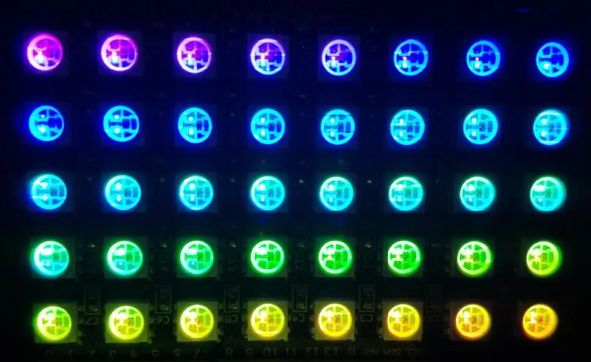
#> input picture RGB_Testpho_01.jpg, 591 x 362 px
$ jupyter execute Brightes_Point_001.ipynb
#> lines starting #> are read from the running program, lines starting #| are printed output that depends on the picture; after the words box and inside, x2 and y2 are one past the last pixel; in counts of white or black regions, pixels touching at a corner belong together
## Brightes point in the image

[cell 1]
import cv2
import numpy as np

# Bild laden
image = cv2.imread('RGB_Testpho_01.jpg')
#> image is the input picture: shape (362, 591, 3); mean B, G, R 69.5, 50, 24

# Bild in Graustufen umwandeln
gray = cv2.cvtColor(image, cv2.COLOR_BGR2GRAY)
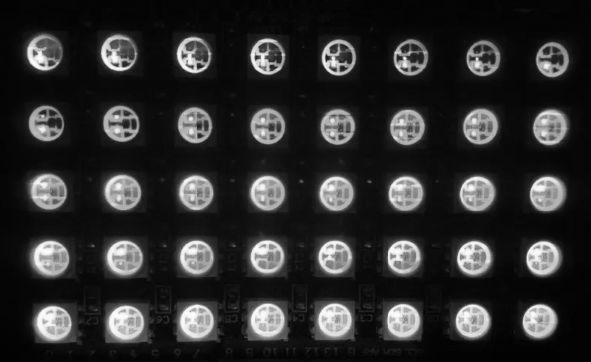
#> gray: shape (362, 591); min 0, max 254, mean 44.4

# Schwellenwert festlegen (zum Beispiel Werte von 200 bis 255)
min_brightness = 200
max_brightness = 255

# Maske erstellen, um die hellsten Punkte zu isolieren
_, mask = cv2.threshold(gray, min_brightness, max_brightness, cv2.THRESH_BINARY)
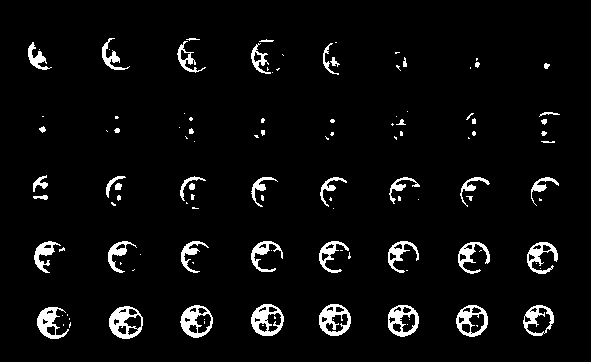
#> mask: shape (362, 591); 4.7% white; 117 white regions (69 under 20 px)

# Die Koordinaten der hellsten Punkte finden
coordinates = np.column_stack(np.where(mask == 255))
#> coordinates = 9977 pairs, first value 38 to 338, second value 28 to 559

# Bild anzeigen mit den markierten hellsten Punkten
for coord in coordinates:
    cv2.circle(image, (coord[1], coord[0]), 3, (0, 255, 0), -1)
#> this loop made 9977 passes
#> coord on passes 1 to 3: [38, 109], [38, 110], [38, 111]
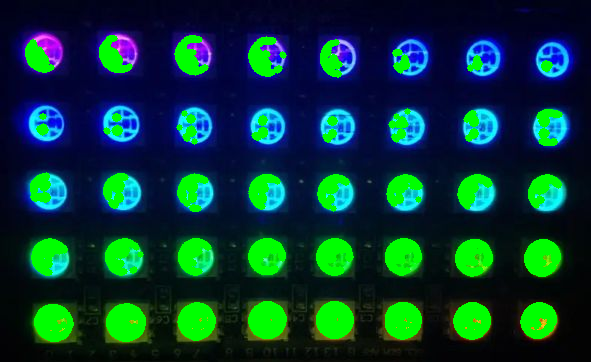
#> image: shape (362, 591, 3); 12.56% of pixels changed, all inside (x1, y1, x2, y2) = (25, 35, 563, 342)

cv2.imshow('Brightest Points', image)
cv2.waitKey(0)
cv2.destroyAllWindows()

[cell 2]
import cv2
import numpy as np

# Bild laden
image = cv2.imread('RGB_Testpho_01.jpg')

# Bild in Graustufen umwandeln
gray = cv2.cvtColor(image, cv2.COLOR_BGR2GRAY)

# Schwellenwert festlegen (zum Beispiel Werte von 200 bis 255)
min_brightness = 200
max_brightness = 255

# Maske erstellen, um die hellsten Punkte zu isolieren
_, mask = cv2.threshold(gray, min_brightness, max_brightness, cv2.THRESH_BINARY)

# Die Koordinaten der hellsten Punkte finden
coordinates = np.column_stack(np.where(mask == 255))

# Kreise um die hellsten Punkte zeichnen
# for coord in coordinates:
#    cv2.circle(image, (coord[1], coord[0]), 15, (0, 0, 255), 1)  # Zeichnet einen grünen Kreis mit einem Radius von 5

# Bild anzeigen mit den markierten hellsten Punkten
cv2.imshow('Brightest Points', image)
cv2.waitKey(0)
cv2.destroyAllWindows()

[cell 3]
# coordinates

[cell 4]
import cv2
import numpy as np

# Bild laden
image = cv2.imread('RGB_Testpho_01.jpg')

# Bild in Graustufen umwandeln
gray = cv2.cvtColor(image, cv2.COLOR_BGR2GRAY)

# Schwellenwert festlegen (zum Beispiel Werte von 200 bis 255)
min_brightness = 200
max_brightness = 255

# Maske erstellen, um die hellsten Bereiche zu isolieren
_, mask = cv2.threshold(gray, min_brightness, max_brightness, cv2.THRESH_BINARY)

# Konturen der zusammenhängenden hellen Flächen finden
contours, _ = cv2.findContours(mask, cv2.RETR_EXTERNAL, cv2.CHAIN_APPROX_SIMPLE)
#> contours = 109 contours, 74 with area under 20; largest, box (x1, y1, x2, y2) and area: (109, 306, 143, 339) 836, (251, 304, 284, 336) 784, (180, 305, 213, 338) 780, (319, 304, 351, 336) 768, (388, 305, 419, 337) 756

# Kreise um die zusammenhängenden Flächen zeichnen
for contour in contours:
    # Den umschließenden Kreis für jede Kontur berechnen
    (x, y), radius = cv2.minEnclosingCircle(contour)
    center = (int(x), int(y))
    radius = int(radius)

    # Den Kreis um die zusammenhängende Fläche zeichnen
    cv2.circle(image, center, radius, (0, 0, 255), 2)  # Grüner Kreis mit Dicke 2
#> this loop made 109 passes
#> (x, y, radius, center) on passes 2, 6, 7, 8, 9, 10, 11, 12, 13, 21, 25, 26: (69.5, 324.5, 2, (69, 324)), (52.99, 322.6, 16, (52, 322)), (125.6, 321.8, 17, (125, 321)), (538.4, 320.1, 16, (538, 320)), (471.8, 320.4, 16, (471, 320)), (402.5, 320.2, 16, (402, 320)), (196.4, 320.9, 16, (196, 320)), (334.3, 319.5, 16, (334, 319)), (267.1, 319.9, 16, (267, 319)), (348.5, 255, 3, (348, 255)), (61.5, 249.5, 2, (61, 249)), (541.8, 257.4, 16, (541, 257))
#> (x, y, radius) on passes 4, 16, 17, 20, 24, 34: (62, 315, 0), (540, 268, 0), (536, 263, 0), (140, 254, 0), (271, 250, 0), (333, 208, 0)
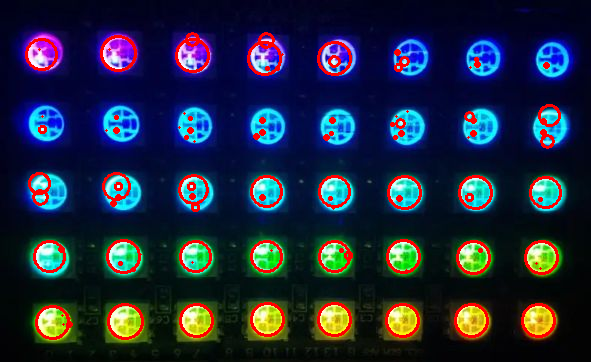
#> image: shape (362, 591, 3); 5.11% of pixels changed, all inside (x1, y1, x2, y2) = (25, 32, 562, 340)

# Bild anzeigen mit den markierten hellsten Bereichen
cv2.imshow('Brightest Areas', image)
cv2.waitKey(0)
cv2.destroyAllWindows()

[cell 5]
import cv2
import numpy as np

# Bild laden
image = cv2.imread('RGB_Testpho_01.jpg')

# Bild in Graustufen umwandeln
gray = cv2.cvtColor(image, cv2.COLOR_BGR2GRAY)

# Schwellenwert festlegen (zum Beispiel Werte von 200 bis 255)
min_brightness = 200
max_brightness = 255

# Maske erstellen, um die hellsten Bereiche zu isolieren
_, mask = cv2.threshold(gray, min_brightness, max_brightness, cv2.THRESH_BINARY)

# Konturen der zusammenhängenden hellen Flächen finden
contours, _ = cv2.findContours(mask, cv2.RETR_EXTERNAL, cv2.CHAIN_APPROX_SIMPLE)

# Fester Radius für die Kreise
fixed_radius = 30  # Radius in Pixeln

# Kreise um die zusammenhängenden Flächen zeichnen
for contour in contours:
    # Den Mittelpunkt der Fläche berechnen
    M = cv2.moments(contour)
    if M["m00"] != 0:
        cX = int(M["m10"] / M["m00"])
        cY = int(M["m01"] / M["m00"])
    else:
        continue  # Überspringe, wenn der Mittelpunkt nicht berechnet werden kann

    # Zeichne einen festen Kreis um den Mittelpunkt
    cv2.circle(image, (cX, cY), fixed_radius, (0, 255, 0), 2)  # Grüner Kreis mit Dicke 2
#> this loop made 109 passes
#> (contour, cX, cY) on passes 18, 19, 36, 59: ([[192, 262], [193, 263], [193, 262]], 192, 262), ([[120, 262], [120, 264], [121, 263]], 120, 263), ([[186, 202], [186, 203], [187, 203]], 186, 202), ([[468, 137], [468, 138], [469, 138]], 468, 137)
#> (cX, cY) on passes 2, 6, 7, 8, 9, 10: (69, 324), (48, 322), (125, 322), (537, 319), (471, 320), (402, 320)
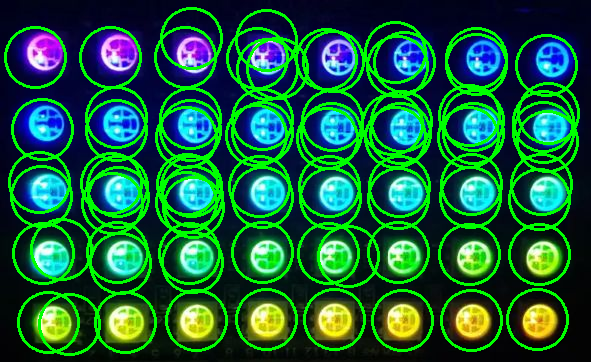
#> image: shape (362, 591, 3); 19.38% of pixels changed, all inside (x1, y1, x2, y2) = (4, 7, 580, 356)

# Bild anzeigen mit den markierten hellsten Bereichen
cv2.imshow('Brightest Areas with Fixed Radius', image)
cv2.waitKey(0)
cv2.destroyAllWindows()

[cell 6]
import cv2
import numpy as np

# Bild laden
image = cv2.imread('RGB_Testpho_01.jpg')

# Bild in Graustufen umwandeln
gray = cv2.cvtColor(image, cv2.COLOR_BGR2GRAY)

# Schwellenwert festlegen (zum Beispiel Werte von 200 bis 255)
min_brightness = 200
max_brightness = 255

# Maske erstellen, um die hellsten Bereiche zu isolieren
_, mask = cv2.threshold(gray, min_brightness, max_brightness, cv2.THRESH_BINARY)

# Konturen der zusammenhängenden hellen Flächen finden
contours, _ = cv2.findContours(mask, cv2.RETR_EXTERNAL, cv2.CHAIN_APPROX_SIMPLE)

# Fester Radius für die Kreise
fixed_radius = 30  # Radius in Pixeln

# Kreise um die zusammenhängenden Flächen zeichnen
for contour in contours:
    # Den Mittelpunkt der Fläche berechnen
    M = cv2.moments(contour)
    if M["m00"] != 0:
        cX = int(M["m10"] / M["m00"])
        cY = int(M["m01"] / M["m00"])
    else:
        continue  # Überspringe, wenn der Mittelpunkt nicht berechnet werden kann

    # Zeichne einen festen Kreis um den Mittelpunkt
    cv2.circle(image, (cX, cY), fixed_radius, (0, 255, 0), 2)  # Grüner Kreis mit Dicke 2

# Gelbe Markierung für die hellsten Pixel im Bild hinzufügen
yellow_image = image.copy()
yellow_image[mask == 255] = [0, 0, 255]  # Setzt die hellsten Pixel auf Gelb (BGR: [0, 0, 0])
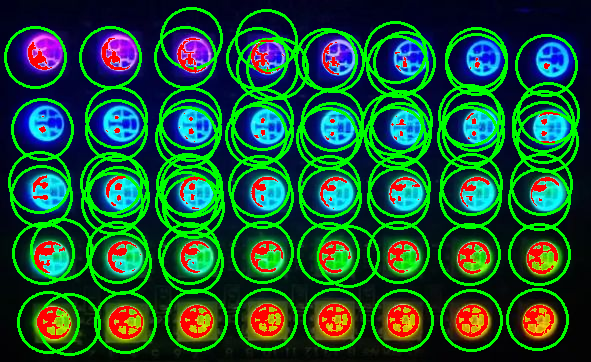
#> yellow_image: shape (362, 591, 3); 4.66% of pixels changed, all inside (x1, y1, x2, y2) = (28, 38, 560, 339)

# Bild anzeigen mit den markierten hellsten Bereichen und den Kreisen
cv2.imshow('Brightest Areas with Fixed Radius and Highlighted Pixels', yellow_image)
cv2.waitKey(0)
cv2.destroyAllWindows()

## Nearest Neighbors

[cell 7]
import cv2
import numpy as np
from sklearn.neighbors import NearestNeighbors
import matplotlib.pyplot as plt

# Bild laden und in Graustufen umwandeln
image = cv2.imread('RGB_Testpho_01.jpg')
gray = cv2.cvtColor(image, cv2.COLOR_BGR2GRAY)

# Schwellenwert festlegen
min_brightness = 250
mask = gray >= min_brightness
#> mask: shape (362, 591) bool; 0.11% white in thin lines or dots, all inside (x1, y1, x2, y2) = (33, 54, 539, 327)

# Koordinaten der hellsten Pixel extrahieren
coordinates = np.column_stack(np.where(mask))
#> coordinates = 244 pairs, first value 54 to 326, second value 33 to 538

# Nearest Neighbors-Algorithmus einrichten
radius = 30  # Radius in Pixeln
nbrs = NearestNeighbors(radius=radius).fit(coordinates)

# Nearest Neighbors für jeden Punkt finden
distances, indices = nbrs.radius_neighbors(coordinates)

# Bild mit markierten Flächen anzeigen
highlighted_image = image.copy()

# Schleife über jeden Punkt und zeichne um die gefundenen Punkte
for i, indices_i in enumerate(indices):
    if len(indices_i) > 0:  # Wenn es Nachbarn gibt
        for j in indices_i:
            # Gelbe Punkte zeichnen
            cv2.circle(highlighted_image, (coordinates[j][1], coordinates[j][0]), 1, (0, 255, 255), -1)
        # Optional: Kreis um den Ursprungspunkt zeichnen
        cv2.circle(highlighted_image, (coordinates[i][1], coordinates[i][0]), radius, (0, 255, 0), 1)
#> this loop made 244 passes
#> indices_i on passes 2, 3, 6: [1, 18], [2, 12, 13, 7, 17, 6, 5, 31, 30, 34, 35], [2, 12, 13, 7, 17, 6, 5, 31, 30, 34, 35]
#> highlighted_image: shape (362, 591, 3); 10.09% of pixels changed, all inside (x1, y1, x2, y2) = (3, 24, 569, 357)

# Bild anzeigen
plt.imshow(cv2.cvtColor(highlighted_image, cv2.COLOR_BGR2RGB))
plt.title('Highlighted Bright Areas and Neighboring Points')
plt.axis('off')
plt.show()

## Cluster & Nearest Neighbors & fixed radius

[cell 8]
import cv2
import numpy as np
from sklearn.cluster import DBSCAN

# Bild laden und in Graustufen umwandeln
image = cv2.imread('RGB_Testpho_01.jpg')
gray = cv2.cvtColor(image, cv2.COLOR_BGR2GRAY)

# Schwellenwert festlegen
min_brightness = 230
mask = gray >= min_brightness
#> mask: shape (362, 591) bool; 1.8% white; 94 white regions (59 under 20 px), largest, box (x1, y1, x2, y2) and area: (110, 307, 131, 338) 272, (181, 305, 206, 337) 260, (38, 307, 57, 336) 251

# Koordinaten der hellsten Pixel extrahieren
coordinates = np.column_stack(np.where(mask))
#> coordinates = 3766 pairs, first value 40 to 337, second value 29 to 554

# Wenn keine Punkte vorhanden sind, beenden
if len(coordinates) == 0:
    print("Keine hellen Punkte gefunden.")
    exit()

# DBSCAN-Clusteralgorithmus anwenden, um zusammenhängende Cluster zu finden
dbscan = DBSCAN(eps=20, min_samples=1).fit(coordinates)  # eps ist der maximale Abstand zwischen Punkten im selben Cluster
labels = dbscan.labels_
#> labels = 3766 values, max 38 at index 2324, min 0 at index 0, mean 25.54

# Fester Radius für die Kreise
fixed_radius = 25  # Radius in Pixeln

# Bild mit den gezeichneten Kreisen erstellen
highlighted_image = image.copy()

# Schleife über jeden Cluster und zeichne einen Kreis
for label in np.unique(labels):
    # Finde die Punkte, die zu diesem Cluster gehören
    cluster_points = coordinates[labels == label]

    # Den Mittelpunkt des Clusters berechnen
    center = np.mean(cluster_points, axis=0)
    # print(center)

    # Kreis um den Mittelpunkt zeichnen
    cv2.circle(highlighted_image, (int(center[1]), int(center[0])), fixed_radius, (0, 255, 0), 2)  # Grüner Kreis mit Dicke 2
#> this loop made 39 passes
#> center on passes 1 to 12: [59.71, 257.9], [59.38, 36.01], [60.64, 111.1], [61.24, 185.3], [62.78, 329.1], [63.2, 404.2], [64, 476.7], [65.67, 545.9], [124, 543.6], [127, 116.6], [127.8, 190.5], [127.4, 261.7]
#> highlighted_image: shape (362, 591, 3); 8.9% of pixels changed, all inside (x1, y1, x2, y2) = (10, 33, 572, 347)

# Helle Punkte ebenfalls in Gelb markieren
highlighted_image[mask] = [0, 255, 255]  # Gelbe Markierung der hellsten Pixel
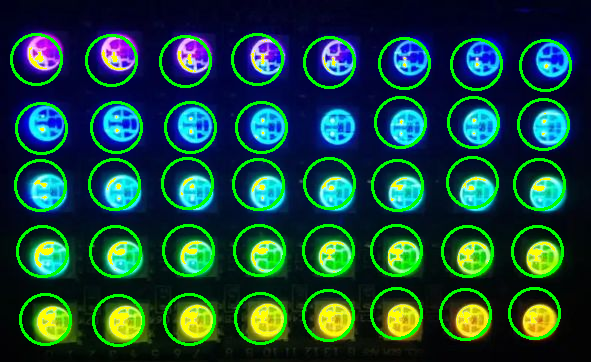
#> highlighted_image: shape (362, 591, 3); mean B, G, R 59.3, 68.4, 22.6

# Bild anzeigen
cv2.imshow('Cluster with Fixed Radius', highlighted_image)
cv2.waitKey(0)
cv2.destroyAllWindows()

[cell 9]
len(center)
#> Out = 2

# Kreise zusammen mit der ermittelten Fläche in einen DataFrame

[cell 10]
import cv2
import numpy as np
import pandas as pd
from sklearn.cluster import DBSCAN

# Bild laden und in Graustufen umwandeln
image = cv2.imread('RGB_Testpho_01.jpg')
gray = cv2.cvtColor(image, cv2.COLOR_BGR2GRAY)

# Schwellenwert festlegen
min_brightness = 200
mask = gray >= min_brightness
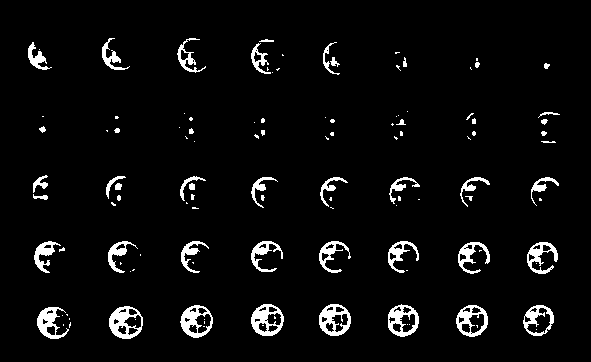
#> mask: shape (362, 591) bool; 4.8% white; 117 white regions (69 under 20 px), largest, box (x1, y1, x2, y2) and area: (109, 306, 143, 339) 589, (251, 304, 284, 336) 555, (319, 304, 351, 336) 546

# Koordinaten der hellsten Pixel extrahieren
coordinates = np.column_stack(np.where(mask))
#> coordinates = 10210 pairs, first value 38 to 338, second value 28 to 559

# Wenn keine Punkte vorhanden sind, beenden
if len(coordinates) == 0:
    print("Keine hellen Punkte gefunden.")
    exit()

# DBSCAN-Clusteralgorithmus anwenden, um zusammenhängende Cluster zu finden
dbscan = DBSCAN(eps=30, min_samples=1).fit(coordinates)  # eps ist der maximale Abstand zwischen Punkten im selben Cluster
labels = dbscan.labels_
#> labels = 10210 values, max 39 at index 6278, min 0 at index 0, mean 25.58

# Fester Radius für die Kreise
fixed_radius = 20  # Radius in Pixeln

# Bild mit den gezeichneten Kreisen erstellen
highlighted_image = image.copy()

# Listen für die DataFrame-Daten
centers = []
areas = []

# Schleife über jeden Cluster und zeichne einen Kreis
for label in np.unique(labels):
    # Finde die Punkte, die zu diesem Cluster gehören
    cluster_points = coordinates[labels == label]

    # Den Mittelpunkt des Clusters berechnen
    center = np.mean(cluster_points, axis=0)

    # Fläche berechnen (Anzahl der Punkte im Cluster)
    area = len(cluster_points)

    # Daten für DataFrame speichern
    centers.append(center)
    areas.append(area)

    # Kreis um den Mittelpunkt zeichnen
    cv2.circle(highlighted_image, (int(center[1]), int(center[0])), fixed_radius, (0, 255, 0), 2)  # Grüner Kreis mit Dicke 2
#> this loop made 40 passes
#> (center, area) on passes 1 to 12: ([56.89, 110.8], 260), ([57.42, 187.2], 264), ([57.51, 260.5], 263), ([57.71, 36.29], 251), ([59.66, 329.4], 163), ([62.02, 401.6], 46), ([63.66, 476.1], 32), ([65.46, 546.1], 26), ([126.6, 399.5], 59), ([124.7, 546.2], 117), ([127.7, 189.9], 42), ([124.1, 471.8], 59)
#> center on pass 14: [126.5, 115.8]
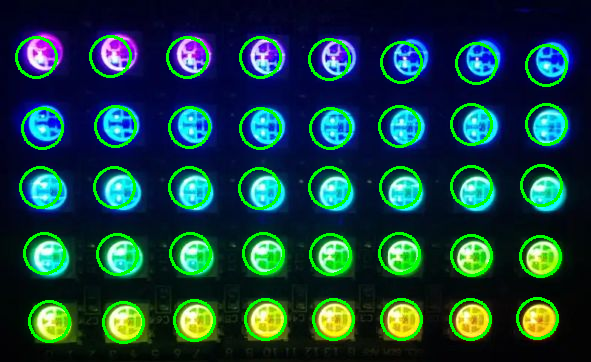
#> highlighted_image: shape (362, 591, 3); 7.18% of pixels changed, all inside (x1, y1, x2, y2) = (15, 35, 568, 344)

# Helle Punkte ebenfalls in Gelb markieren
highlighted_image[mask] = [0, 255, 255]  # Gelbe Markierung der hellsten Pixel
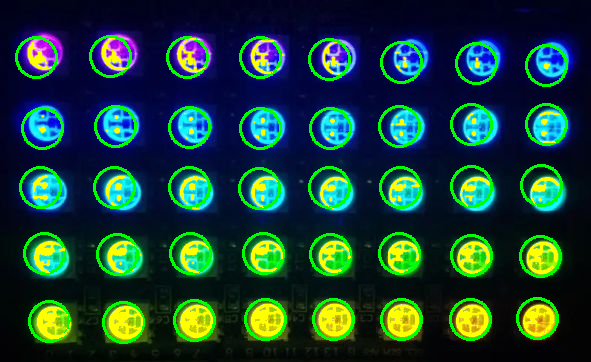
#> highlighted_image: shape (362, 591, 3); 4.77% of pixels changed, all inside (x1, y1, x2, y2) = (28, 38, 560, 339)

# DataFrame erstellen
df = pd.DataFrame(centers, columns=['Center X', 'Center Y'])
df['Area'] = areas

# DataFrame als CSV speichern mit Semikolon als Trennzeichen und Komma als Dezimaltrennzeichen
csv_file_path = 'clusters.csv'
df.to_csv(csv_file_path, index=False, sep=',', decimal='.')  # Dezimaltrennzeichen auf Komma setzen


# DataFrame anzeigen
# print(df)

# Bild anzeigen
cv2.imshow('Cluster with Fixed Radius', highlighted_image)
cv2.waitKey(0)
cv2.destroyAllWindows()

clusters.csv

[cell 11]
import pandas as pd

# Lade die CSV-Datei
df = pd.read_csv('clusters.csv')
#> (reads clusters.csv from the repository)
